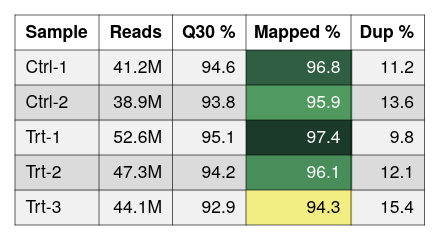

The specification (Vega-Lite) saved for this image:
### Vega-Lite specification from a JSON file in a GitHub repository (floating-point values rounded to 4 significant figures)
{"background": null, "config": {"arc": {"fill": "#DBDBDB", "fillOpacity": 1.0, "innerRadius": 25.0, "padAngle": 0.03, "stroke": "black", "strokeOpacity": 1, "strokeWidth": 0.25}, "area": {"fill": "#DBDBDB", "fillOpacity": 1.0, "stroke": "black", "strokeOpacity": 1, "strokeWidth": 0.25}, "axis": {"domain": true, "domainCap": "round", "domainColor": "black", "domainWidth": 0.25, "grid": false, "gridCap": "round", "gridColor": "#F1F1F1", "gridDash": [0, 0], "gridOpacity": 1.0, "gridWidth": 0.25, "labelColor": "black", "labelFont": "Helvetica Neue, HelveticaNeue, Helvetica, Arial, sans-serif", "labelFontSize": 7, "labelFontStyle": "normal", "labelFontWeight": 400, "offset": 0, "ticks": true, "tickCap": "round", "tickColor": "black", "tickRound": false, "tickSize": 3, "tickWidth": 0.25, "titleColor": "black", "titleFont": "Helvetica Neue, HelveticaNeue, Helvetica, Arial, sans-serif", "titleFontSize": 7, "titleFontStyle": "normal", "titleFontWeight": 400}, "axisX": {"domain": true, "labelAlign": "center", "labelAngle": 0, "labels": true, "ticks": true, "translate": 0}, "axisY": {"domain": true, "labelAlign": "right", "labelAngle": 0, "labels": true, "ticks": true, "translate": 0}, "axisRight": {"domain": true, "labelAlign": "left", "labelAngle": 0, "labels": true, "ticks": true, "translate": 0}, "axisTop": {"domain": true, "labelAlign": "center", "labelAngle": 0, "labels": true, "ticks": true, "translate": 0}, "axisBand": {"tickOffset": 0}, "bar": {"fill": "#DBDBDB", "fillOpacity": 1.0, "stroke": "black", "strokeOpacity": 1, "strokeWidth": 0.25}, "boxplot": {"size": 9.0, "ticks": {"cornerRadius": 0.25, "fill": "black", "opacity": 1, "size": 4.5, "thickness": 0.25}, "box": {"fillOpacity": 1.0, "stroke": "black", "strokeOpacity": 1, "strokeWidth": 0.25}, "median": {"cornerRadius": 0, "fill": "black", "fillOpacity": 1.0, "opacity": 1, "size": 9.0, "thickness": 0.25}, "rule": {"fill": "black", "fillOpacity": 1.0, "size": 10.0, "stroke": "black", "strokeDash": [0, 0], "strokeOpacity": 1, "strokeWidth": 0.25}, "outliers": {"color": "black", "fill": "black", "fillOpacity": 1.0, "size": 0, "stroke": "black", "strokeOpacity": 1, "strokeWidth": 0.25}}, "circle": {"fill": "black", "fillOpacity": 1.0, "size": 1.25, "stroke": null, "strokeOpacity": 1, "strokeWidth": 0.25}, "errorband": {"band": {"fillOpacity": 0.6, "stroke": null, "strokeWidth": 0.25, "strokeOpacity": 1}, "borders": {"opacity": 0, "strokeOpacity": 0.25, "strokeWidth": 1}}, "errorbar": {"opacity": 1, "rule": {"strokeDash": [0, 0], "strokeWidth": 0.25}, "ticks": {"color": "black", "cornerRadius": 0.125, "opacity": 1, "size": 6.0, "thickness": 0.25}, "thickness": 0.25}, "font": "Helvetica Neue, HelveticaNeue, Helvetica, Arial, sans-serif", "geoshape": {"fill": "#DBDBDB", "fillOpacity": 1.0, "stroke": "black", "strokeOpacity": 1, "strokeWidth": 0.25}, "header": {"labelColor": "black", "labelFont": "Helvetica Neue, HelveticaNeue, Helvetica, Arial, sans-serif", "labelFontSize": 7, "labelFontStyle": "normal", "labelFontWeight": 400, "titleColor": "black", "titleFont": "Helvetica Neue, HelveticaNeue, Helvetica, Arial, sans-serif", "titleFontSize": 7, "titleFontStyle": "normal", "titleFontWeight": 400, "titlePadding": 0}, "legend": {"disable": false, "offset": 4.5, "titlePadding": 4, "labelOffset": 2, "gradientLabelOffset": 2, "columnPadding": 4, "rowPadding": 2, "gradientLength": 50.0, "gradientThickness": 5.0, "gradientOpacity": 1.0, "gradientStrokeColor": "black", "gradientStrokeWidth": 0.25, "labelColor": "black", "labelFont": "Helvetica Neue, HelveticaNeue, Helvetica, Arial, sans-serif", "labelFontSize": 7, "labelFontStyle": "normal", "labelFontWeight": 400, "strokeColor": "black", "strokeWidth": 0, "symbolSize": 42, "symbolStrokeColor": "black", "symbolStrokeWidth": 0.25, "titleColor": "black", "titleFont": "Helvetica Neue, HelveticaNeue, Helvetica, Arial, sans-serif", "titleFontSize": 7, "titleFontStyle": "normal", "titleFontWeight": 400}, "line": {"color": "black", "stroke": "black", "strokeCap": "butt", "strokeDash": [0, 0], "strokeOpacity": 1, "strokeWidth": 0.5}, "point": {"filled": true, "fill": "#DBDBDB", "fillOpacity": 1.0, "size": 5.0, "stroke": "black", "strokeOpacity": 1, "strokeWidth": 0.25}, "range": {"category": ["#B2B2B2", "#4A7CD3", "#008542", "#664CAF", "#509F98", "#636363", "#284F93", "#005226", "#382864", "#285753"], "diverging": {"scheme": ["#443E60", "#5F597E", "#7C759B", "#9994B6", "#B7B4CC", "#D6D5DC", "#F6F6F6", "#D1DAD9", "#A4C2BF", "#7AA9A4", "#578E89", "#37736E", "#1B5954"]}, "heatmap": {"scheme": ["#440154", "#472270", "#433E82", "#38598C", "#2C728E", "#238A8D", "#24A086", "#39B578", "#5DC862", "#96D646", "#CAE02D", "#FDE724"]}, "ordinal": {"scheme": ["#F1F1F1", "#DBDBDB", "#C6C6C6", "#B2B2B2", "#9D9D9D", "#898989", "#767676", "#636363", "#515151", "#404040", "#2F2F2F", "#1F1F1F"]}, "ramp": {"scheme": ["#440154", "#472270", "#433E82", "#38598C", "#2C728E", "#238A8D", "#24A086", "#39B578", "#5DC862", "#96D646", "#CAE02D", "#FDE724"]}}, "rule": {"color": "black", "stroke": "black", "strokeCap": "round", "strokeDash": [2, 2], "strokeOpacity": 1, "strokeWidth": 0.25}, "scale": {"barBandPaddingInner": 0.1, "rectBandPaddingInner": 0, "tickBandPaddingInner": 0.1, "bandPaddingOuter": 0.1, "bandWithNestedOffsetPaddingInner": 0.2, "bandWithNestedOffsetPaddingOuter": 0.2, "offsetBandPaddingInner": 0, "offsetBandPaddingOuter": 0, "continuousPadding": 5.0, "round": false}, "rect": {"fill": "#DBDBDB", "fillOpacity": 1.0, "stroke": "black", "strokeOpacity": 1, "strokeWidth": 0.25}, "square": {"fill": "#DBDBDB", "fillOpacity": 1.0, "size": 10.0, "stroke": "black", "strokeOpacity": 1, "strokeWidth": 0.25}, "text": {"color": "black", "font": "Helvetica Neue, HelveticaNeue, Helvetica, Arial, sans-serif", "fontSize": 7, "fontStyle": "normal", "fontWeight": 400}, "tick": {"color": "black", "cornerRadius": 0.125, "opacity": 1.0, "size": 9.0, "thickness": 0.25}, "title": {"anchor": "middle", "frame": "group", "color": "black", "font": "Helvetica Neue, HelveticaNeue, Helvetica, Arial, sans-serif", "fontSize": 7, "fontStyle": "normal", "fontWeight": 400, "subtitleColor": "black", "subtitleFont": "Helvetica Neue, HelveticaNeue, Helvetica, Arial, sans-serif", "subtitleFontSize": "Helvetica Neue, HelveticaNeue, Helvetica, Arial, sans-serif", "subtitleFontStyle": "normal", "subtitleFontWeight": 400}, "trail": {"color": "black", "opacity": 1, "size": 0.5}, "view": {"continuousWidth": 100, "continuousHeight": 100, "discreteWidth": 100, "discreteHeight": 100, "fill": null, "stroke": null, "strokeWidth": 0.25}}, "layer": [{"data": {"name": "data-91056f8938c756990760b3ee3ffbadab"}, "mark": {"type": "rect", "fill": "#F1F1F1", "stroke": null, "strokeWidth": 0}, "encoding": {"x": {"value": 0}, "x2": {"value": 34.1}, "y": {"axis": null, "field": "__ytop", "scale": {"domain": [0, 84], "nice": false, "padding": 0, "range": [0, 84], "zero": false}, "type": "quantitative"}, "y2": {"field": "__ybot"}}, "transform": [{"window": [{"op": "row_number", "field": "", "as": "__rowidx"}]}, {"calculate": "14 + (datum.__rowidx - 1) * 14", "as": "__ytop"}, {"calculate": "min(14 + datum.__rowidx * 14 + 0.5, 84)", "as": "__ybot"}, {"calculate": "14 + (datum.__rowidx - 0.5) * 14", "as": "__ymid"}, {"filter": "(datum.__rowidx - 1) % 2 == 0"}]}, {"data": {"name": "data-91056f8938c756990760b3ee3ffbadab"}, "mark": {"type": "rect", "fill": "#DBDBDB", "stroke": null, "strokeWidth": 0}, "encoding": {"x": {"value": 0}, "x2": {"value": 34.1}, "y": {"axis": null, "field": "__ytop", "scale": {"domain": [0, 84], "nice": false, "padding": 0, "range": [0, 84], "zero": false}, "type": "quantitative"}, "y2": {"field": "__ybot"}}, "transform": [{"window": [{"op": "row_number", "field": "", "as": "__rowidx"}]}, {"calculate": "14 + (datum.__rowidx - 1) * 14", "as": "__ytop"}, {"calculate": "min(14 + datum.__rowidx * 14 + 0.5, 84)", "as": "__ybot"}, {"calculate": "14 + (datum.__rowidx - 0.5) * 14", "as": "__ymid"}, {"filter": "(datum.__rowidx - 1) % 2 == 1"}]}, {"data": {"name": "data-91056f8938c756990760b3ee3ffbadab"}, "mark": {"type": "rect", "fill": "#F1F1F1", "stroke": null, "strokeWidth": 0}, "encoding": {"x": {"value": 33.6}, "x2": {"value": 63.5}, "y": {"axis": null, "field": "__ytop", "scale": {"domain": [0, 84], "nice": false, "padding": 0, "range": [0, 84], "zero": false}, "type": "quantitative"}, "y2": {"field": "__ybot"}}, "transform": [{"window": [{"op": "row_number", "field": "", "as": "__rowidx"}]}, {"calculate": "14 + (datum.__rowidx - 1) * 14", "as": "__ytop"}, {"calculate": "min(14 + datum.__rowidx * 14 + 0.5, 84)", "as": "__ybot"}, {"calculate": "14 + (datum.__rowidx - 0.5) * 14", "as": "__ymid"}, {"filter": "(datum.__rowidx - 1) % 2 == 0"}]}, {"data": {"name": "data-91056f8938c756990760b3ee3ffbadab"}, "mark": {"type": "rect", "fill": "#DBDBDB", "stroke": null, "strokeWidth": 0}, "encoding": {"x": {"value": 33.6}, "x2": {"value": 63.5}, "y": {"axis": null, "field": "__ytop", "scale": {"domain": [0, 84], "nice": false, "padding": 0, "range": [0, 84], "zero": false}, "type": "quantitative"}, "y2": {"field": "__ybot"}}, "transform": [{"window": [{"op": "row_number", "field": "", "as": "__rowidx"}]}, {"calculate": "14 + (datum.__rowidx - 1) * 14", "as": "__ytop"}, {"calculate": "min(14 + datum.__rowidx * 14 + 0.5, 84)", "as": "__ybot"}, {"calculate": "14 + (datum.__rowidx - 0.5) * 14", "as": "__ymid"}, {"filter": "(datum.__rowidx - 1) % 2 == 1"}]}, {"data": {"name": "data-91056f8938c756990760b3ee3ffbadab"}, "mark": {"type": "rect", "fill": "#F1F1F1", "stroke": null, "strokeWidth": 0}, "encoding": {"x": {"value": 63.0}, "x2": {"value": 92.9}, "y": {"axis": null, "field": "__ytop", "scale": {"domain": [0, 84], "nice": false, "padding": 0, "range": [0, 84], "zero": false}, "type": "quantitative"}, "y2": {"field": "__ybot"}}, "transform": [{"window": [{"op": "row_number", "field": "", "as": "__rowidx"}]}, {"calculate": "14 + (datum.__rowidx - 1) * 14", "as": "__ytop"}, {"calculate": "min(14 + datum.__rowidx * 14 + 0.5, 84)", "as": "__ybot"}, {"calculate": "14 + (datum.__rowidx - 0.5) * 14", "as": "__ymid"}, {"filter": "(datum.__rowidx - 1) % 2 == 0"}]}, {"data": {"name": "data-91056f8938c756990760b3ee3ffbadab"}, "mark": {"type": "rect", "fill": "#DBDBDB", "stroke": null, "strokeWidth": 0}, "encoding": {"x": {"value": 63.0}, "x2": {"value": 92.9}, "y": {"axis": null, "field": "__ytop", "scale": {"domain": [0, 84], "nice": false, "padding": 0, "range": [0, 84], "zero": false}, "type": "quantitative"}, "y2": {"field": "__ybot"}}, "transform": [{"window": [{"op": "row_number", "field": "", "as": "__rowidx"}]}, {"calculate": "14 + (datum.__rowidx - 1) * 14", "as": "__ytop"}, {"calculate": "min(14 + datum.__rowidx * 14 + 0.5, 84)", "as": "__ybot"}, {"calculate": "14 + (datum.__rowidx - 0.5) * 14", "as": "__ymid"}, {"filter": "(datum.__rowidx - 1) % 2 == 1"}]}, {"data": {"name": "data-91056f8938c756990760b3ee3ffbadab"}, "mark": {"type": "rect", "fill": "#F1F1F1", "stroke": null, "strokeWidth": 0}, "encoding": {"x": {"value": 92.4}, "x2": {"value": 134.9}, "y": {"axis": null, "field": "__ytop", "scale": {"domain": [0, 84], "nice": false, "padding": 0, "range": [0, 84], "zero": false}, "type": "quantitative"}, "y2": {"field": "__ybot"}}, "transform": [{"window": [{"op": "row_number", "field": "", "as": "__rowidx"}]}, {"calculate": "14 + (datum.__rowidx - 1) * 14", "as": "__ytop"}, {"calculate": "min(14 + datum.__rowidx * 14 + 0.5, 84)", "as": "__ybot"}, {"calculate": "14 + (datum.__rowidx - 0.5) * 14", "as": "__ymid"}, {"filter": "(datum.__rowidx - 1) % 2 == 0"}]}, {"data": {"name": "data-91056f8938c756990760b3ee3ffbadab"}, "mark": {"type": "rect", "fill": "#DBDBDB", "stroke": null, "strokeWidth": 0}, "encoding": {"x": {"value": 92.4}, "x2": {"value": 134.9}, "y": {"axis": null, "field": "__ytop", "scale": {"domain": [0, 84], "nice": false, "padding": 0, "range": [0, 84], "zero": false}, "type": "quantitative"}, "y2": {"field": "__ybot"}}, "transform": [{"window": [{"op": "row_number", "field": "", "as": "__rowidx"}]}, {"calculate": "14 + (datum.__rowidx - 1) * 14", "as": "__ytop"}, {"calculate": "min(14 + datum.__rowidx * 14 + 0.5, 84)", "as": "__ybot"}, {"calculate": "14 + (datum.__rowidx - 0.5) * 14", "as": "__ymid"}, {"filter": "(datum.__rowidx - 1) % 2 == 1"}]}, {"data": {"name": "data-91056f8938c756990760b3ee3ffbadab"}, "mark": {"type": "rect", "fill": "#F1F1F1", "stroke": null, "strokeWidth": 0}, "encoding": {"x": {"value": 134.4}, "x2": {"value": 163.8}, "y": {"axis": null, "field": "__ytop", "scale": {"domain": [0, 84], "nice": false, "padding": 0, "range": [0, 84], "zero": false}, "type": "quantitative"}, "y2": {"field": "__ybot"}}, "transform": [{"window": [{"op": "row_number", "field": "", "as": "__rowidx"}]}, {"calculate": "14 + (datum.__rowidx - 1) * 14", "as": "__ytop"}, {"calculate": "min(14 + datum.__rowidx * 14 + 0.5, 84)", "as": "__ybot"}, {"calculate": "14 + (datum.__rowidx - 0.5) * 14", "as": "__ymid"}, {"filter": "(datum.__rowidx - 1) % 2 == 0"}]}, {"data": {"name": "data-91056f8938c756990760b3ee3ffbadab"}, "mark": {"type": "rect", "fill": "#DBDBDB", "stroke": null, "strokeWidth": 0}, "encoding": {"x": {"value": 134.4}, "x2": {"value": 163.8}, "y": {"axis": null, "field": "__ytop", "scale": {"domain": [0, 84], "nice": false, "padding": 0, "range": [0, 84], "zero": false}, "type": "quantitative"}, "y2": {"field": "__ybot"}}, "transform": [{"window": [{"op": "row_number", "field": "", "as": "__rowidx"}]}, {"calculate": "14 + (datum.__rowidx - 1) * 14", "as": "__ytop"}, {"calculate": "min(14 + datum.__rowidx * 14 + 0.5, 84)", "as": "__ybot"}, {"calculate": "14 + (datum.__rowidx - 0.5) * 14", "as": "__ymid"}, {"filter": "(datum.__rowidx - 1) % 2 == 1"}]}, {"data": {"name": "data-91056f8938c756990760b3ee3ffbadab"}, "mark": {"type": "rect", "stroke": null, "strokeWidth": 0}, "encoding": {"color": {"field": "mapped", "legend": null, "scale": {"domain": [94.3, 97.4], "range": ["#F2EE83", "#CEE37A", "#ACD770", "#8AC867", "#68B961", "#58A761", "#4D945E", "#438156", "#396E4D", "#2E5C42", "#244B36", "#1B3A2A"]}, "type": "quantitative"}, "x": {"value": 92.4}, "x2": {"value": 134.9}, "y": {"axis": null, "field": "__ytop", "scale": {"domain": [0, 84], "nice": false, "padding": 0, "range": [0, 84], "zero": false}, "type": "quantitative"}, "y2": {"field": "__ybot"}}, "transform": [{"window": [{"op": "row_number", "field": "", "as": "__rowidx"}]}, {"calculate": "14 + (datum.__rowidx - 1) * 14", "as": "__ytop"}, {"calculate": "min(14 + datum.__rowidx * 14 + 0.5, 84)", "as": "__ybot"}, {"calculate": "14 + (datum.__rowidx - 0.5) * 14", "as": "__ymid"}]}, {"data": {"values": [{"__dysonsphere__": 1}]}, "mark": {"type": "rule", "color": "black", "strokeDash": [0, 0], "strokeWidth": 0.25}, "encoding": {"x": {"value": 0}, "x2": {"value": 163.8}, "y": {"value": 14}}}, {"data": {"values": [{"__dysonsphere__": 1}]}, "mark": {"type": "rule", "color": "black", "strokeDash": [0, 0], "strokeWidth": 0.25}, "encoding": {"x": {"value": 0}, "x2": {"value": 163.8}, "y": {"value": 28}}}, {"data": {"values": [{"__dysonsphere__": 1}]}, "mark": {"type": "rule", "color": "black", "strokeDash": [0, 0], "strokeWidth": 0.25}, "encoding": {"x": {"value": 0}, "x2": {"value": 163.8}, "y": {"value": 42}}}, {"data": {"values": [{"__dysonsphere__": 1}]}, "mark": {"type": "rule", "color": "black", "strokeDash": [0, 0], "strokeWidth": 0.25}, "encoding": {"x": {"value": 0}, "x2": {"value": 163.8}, "y": {"value": 56}}}, {"data": {"values": [{"__dysonsphere__": 1}]}, "mark": {"type": "rule", "color": "black", "strokeDash": [0, 0], "strokeWidth": 0.25}, "encoding": {"x": {"value": 0}, "x2": {"value": 163.8}, "y": {"value": 70}}}, {"data": {"values": [{"__dysonsphere__": 1}]}, "mark": {"type": "rule", "color": "black", "strokeDash": [0, 0], "strokeWidth": 0.25}, "encoding": {"x": {"value": 33.6}, "y": {"value": 0}, "y2": {"value": 84}}}, {"data": {"values": [{"__dysonsphere__": 1}]}, "mark": {"type": "rule", "color": "black", "strokeDash": [0, 0], "strokeWidth": 0.25}, "encoding": {"x": {"value": 63.0}, "y": {"value": 0}, "y2": {"value": 84}}}, {"data": {"values": [{"__dysonsphere__": 1}]}, "mark": {"type": "rule", "color": "black", "strokeDash": [0, 0], "strokeWidth": 0.25}, "encoding": {"x": {"value": 92.4}, "y": {"value": 0}, "y2": {"value": 84}}}, {"data": {"values": [{"__dysonsphere__": 1}]}, "mark": {"type": "rule", "color": "black", "strokeDash": [0, 0], "strokeWidth": 0.25}, "encoding": {"x": {"value": 134.4}, "y": {"value": 0}, "y2": {"value": 84}}}, {"data": {"values": [{"__dysonsphere__": 1}]}, "mark": {"type": "rule", "color": "black", "strokeDash": [0, 0], "strokeWidth": 0.25}, "encoding": {"x": {"value": 0}, "x2": {"value": 163.8}, "y": {"value": 0}}}, {"data": {"values": [{"__dysonsphere__": 1}]}, "mark": {"type": "rule", "color": "black", "strokeDash": [0, 0], "strokeWidth": 0.25}, "encoding": {"x": {"value": 0}, "x2": {"value": 163.8}, "y": {"value": 84}}}, {"data": {"values": [{"__dysonsphere__": 1}]}, "mark": {"type": "rule", "color": "black", "strokeDash": [0, 0], "strokeWidth": 0.25}, "encoding": {"x": {"value": 0}, "y": {"value": 0}, "y2": {"value": 84}}}, {"data": {"values": [{"__dysonsphere__": 1}]}, "mark": {"type": "rule", "color": "black", "strokeDash": [0, 0], "strokeWidth": 0.25}, "encoding": {"x": {"value": 163.8}, "y": {"value": 0}, "y2": {"value": 84}}}, {"data": {"name": "data-91056f8938c756990760b3ee3ffbadab"}, "mark": {"type": "text", "align": "left", "baseline": "middle", "fontSize": 7}, "encoding": {"text": {"field": "sample", "type": "nominal"}, "x": {"value": 4.2}, "y": {"axis": null, "field": "__ymid", "scale": {"domain": [0, 84], "nice": false, "padding": 0, "range": [0, 84], "zero": false}, "type": "quantitative"}}, "transform": [{"window": [{"op": "row_number", "field": "", "as": "__rowidx"}]}, {"calculate": "14 + (datum.__rowidx - 1) * 14", "as": "__ytop"}, {"calculate": "min(14 + datum.__rowidx * 14 + 0.5, 84)", "as": "__ybot"}, {"calculate": "14 + (datum.__rowidx - 0.5) * 14", "as": "__ymid"}, {"filter": "isValid(datum['sample'])"}]}, {"data": {"name": "data-91056f8938c756990760b3ee3ffbadab"}, "mark": {"type": "text", "align": "right", "baseline": "middle", "fontSize": 7}, "encoding": {"text": {"field": "reads", "format": ".3~s", "type": "quantitative"}, "x": {"value": 58.8}, "y": {"axis": null, "field": "__ymid", "scale": {"domain": [0, 84], "nice": false, "padding": 0, "range": [0, 84], "zero": false}, "type": "quantitative"}}, "transform": [{"window": [{"op": "row_number", "field": "", "as": "__rowidx"}]}, {"calculate": "14 + (datum.__rowidx - 1) * 14", "as": "__ytop"}, {"calculate": "min(14 + datum.__rowidx * 14 + 0.5, 84)", "as": "__ybot"}, {"calculate": "14 + (datum.__rowidx - 0.5) * 14", "as": "__ymid"}, {"filter": "isValid(datum['reads'])"}]}, {"data": {"name": "data-91056f8938c756990760b3ee3ffbadab"}, "mark": {"type": "text", "align": "right", "baseline": "middle", "fontSize": 7}, "encoding": {"text": {"field": "q30", "format": ".1f", "type": "quantitative"}, "x": {"value": 88.2}, "y": {"axis": null, "field": "__ymid", "scale": {"domain": [0, 84], "nice": false, "padding": 0, "range": [0, 84], "zero": false}, "type": "quantitative"}}, "transform": [{"window": [{"op": "row_number", "field": "", "as": "__rowidx"}]}, {"calculate": "14 + (datum.__rowidx - 1) * 14", "as": "__ytop"}, {"calculate": "min(14 + datum.__rowidx * 14 + 0.5, 84)", "as": "__ybot"}, {"calculate": "14 + (datum.__rowidx - 0.5) * 14", "as": "__ymid"}, {"filter": "isValid(datum['q30'])"}]}, {"data": {"name": "data-91056f8938c756990760b3ee3ffbadab"}, "mark": {"type": "text", "align": "right", "baseline": "middle", "fontSize": 7}, "encoding": {"color": {"field": "__tc_3", "scale": null, "type": "nominal"}, "text": {"field": "mapped", "format": ".1f", "type": "quantitative"}, "x": {"value": 130.2}, "y": {"axis": null, "field": "__ymid", "scale": {"domain": [0, 84], "nice": false, "padding": 0, "range": [0, 84], "zero": false}, "type": "quantitative"}}, "transform": [{"window": [{"op": "row_number", "field": "", "as": "__rowidx"}]}, {"calculate": "14 + (datum.__rowidx - 1) * 14", "as": "__ytop"}, {"calculate": "min(14 + datum.__rowidx * 14 + 0.5, 84)", "as": "__ybot"}, {"calculate": "14 + (datum.__rowidx - 0.5) * 14", "as": "__ymid"}, {"filter": "isValid(datum['mapped'])"}, {"calculate": "datum['mapped'] < 95.28636363636363 ? 'black' : 'white'", "as": "__tc_3"}]}, {"data": {"name": "data-91056f8938c756990760b3ee3ffbadab"}, "mark": {"type": "text", "align": "right", "baseline": "middle", "fontSize": 7}, "encoding": {"text": {"field": "dup", "format": ".1f", "type": "quantitative"}, "x": {"value": 159.6}, "y": {"axis": null, "field": "__ymid", "scale": {"domain": [0, 84], "nice": false, "padding": 0, "range": [0, 84], "zero": false}, "type": "quantitative"}}, "transform": [{"window": [{"op": "row_number", "field": "", "as": "__rowidx"}]}, {"calculate": "14 + (datum.__rowidx - 1) * 14", "as": "__ytop"}, {"calculate": "min(14 + datum.__rowidx * 14 + 0.5, 84)", "as": "__ybot"}, {"calculate": "14 + (datum.__rowidx - 0.5) * 14", "as": "__ymid"}, {"filter": "isValid(datum['dup'])"}]}, {"data": {"values": [{"__dysonsphere__": 1}]}, "mark": {"type": "text", "align": "left", "baseline": "middle", "fontSize": 7, "fontWeight": "bold"}, "encoding": {"text": {"value": "Sample"}, "x": {"value": 4.2}, "y": {"value": 7.0}}}, {"data": {"values": [{"__dysonsphere__": 1}]}, "mark": {"type": "text", "align": "right", "baseline": "middle", "fontSize": 7, "fontWeight": "bold"}, "encoding": {"text": {"value": "Reads"}, "x": {"value": 58.8}, "y": {"value": 7.0}}}, {"data": {"values": [{"__dysonsphere__": 1}]}, "mark": {"type": "text", "align": "right", "baseline": "middle", "fontSize": 7, "fontWeight": "bold"}, "encoding": {"text": {"value": "Q30 %"}, "x": {"value": 88.2}, "y": {"value": 7.0}}}, {"data": {"values": [{"__dysonsphere__": 1}]}, "mark": {"type": "text", "align": "right", "baseline": "middle", "fontSize": 7, "fontWeight": "bold"}, "encoding": {"text": {"value": "Mapped %"}, "x": {"value": 130.2}, "y": {"value": 7.0}}}, {"data": {"values": [{"__dysonsphere__": 1}]}, "mark": {"type": "text", "align": "right", "baseline": "middle", "fontSize": 7, "fontWeight": "bold"}, "encoding": {"text": {"value": "Dup %"}, "x": {"value": 159.6}, "y": {"value": 7.0}}}], "height": 84, "resolve": {"scale": {"color": "independent"}}, "view": {"fill": null, "stroke": null}, "width": 163.8, "$schema": "https://vega.github.io/schema/vega-lite/v6.4.1.json", "datasets": {"data-91056f8938c756990760b3ee3ffbadab": [{"sample": "Ctrl-1", "reads": 41200000, "q30": 94.6, "mapped": 96.8, "dup": 11.2}, {"sample": "Ctrl-2", "reads": 38900000, "q30": 93.8, "mapped": 95.9, "dup": 13.6}, {"sample": "Trt-1", "reads": 52600000, "q30": 95.1, "mapped": 97.4, "dup": 9.8}, {"sample": "Trt-2", "reads": 47300000, "q30": 94.2, "mapped": 96.1, "dup": 12.1}, {"sample": "Trt-3", "reads": 44100000, "q30": 92.9, "mapped": 94.3, "dup": 15.4}]}}
